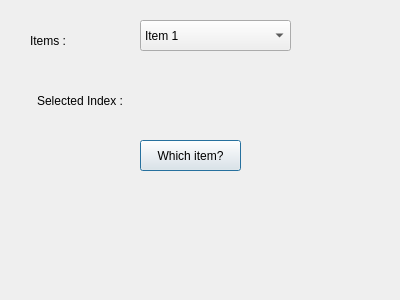
<?xml version="1.0" encoding="UTF-8"?>
<ui version="4.0">
 <class>ComboBoxDialog</class>
 <widget class="QDialog" name="ComboBoxDialog">
  <property name="geometry">
   <rect>
    <x>0</x>
    <y>0</y>
    <width>400</width>
    <height>300</height>
   </rect>
  </property>
  <property name="windowTitle">
   <string>ComboBoxDialog</string>
  </property>
  <widget class="QLabel" name="label">
   <property name="geometry">
    <rect>
     <x>30</x>
     <y>30</y>
     <width>68</width>
     <height>21</height>
    </rect>
   </property>
   <property name="text">
    <string>Items :</string>
   </property>
  </widget>
  <widget class="QComboBox" name="comboBox">
   <property name="geometry">
    <rect>
     <x>140</x>
     <y>20</y>
     <width>151</width>
     <height>31</height>
    </rect>
   </property>
   <item>
    <property name="text">
     <string>Item 1</string>
    </property>
   </item>
   <item>
    <property name="text">
     <string>Item 2</string>
    </property>
   </item>
   <item>
    <property name="text">
     <string>Item 3</string>
    </property>
   </item>
   <item>
    <property name="text">
     <string>Item 4</string>
    </property>
   </item>
  </widget>
  <widget class="QLabel" name="label_2">
   <property name="geometry">
    <rect>
     <x>37</x>
     <y>90</y>
     <width>121</width>
     <height>21</height>
    </rect>
   </property>
   <property name="text">
    <string>Selected Index :</string>
   </property>
  </widget>
  <widget class="QLabel" name="labelResult">
   <property name="geometry">
    <rect>
     <x>160</x>
     <y>90</y>
     <width>131</width>
     <height>21</height>
    </rect>
   </property>
   <property name="text">
    <string/>
   </property>
  </widget>
  <widget class="QPushButton" name="pushButton">
   <property name="geometry">
    <rect>
     <x>140</x>
     <y>140</y>
     <width>101</width>
     <height>31</height>
    </rect>
   </property>
   <property name="text">
    <string>Which item?</string>
   </property>
  </widget>
 </widget>
 <layoutdefault spacing="6" margin="11"/>
 <resources/>
 <connections/>
</ui>
